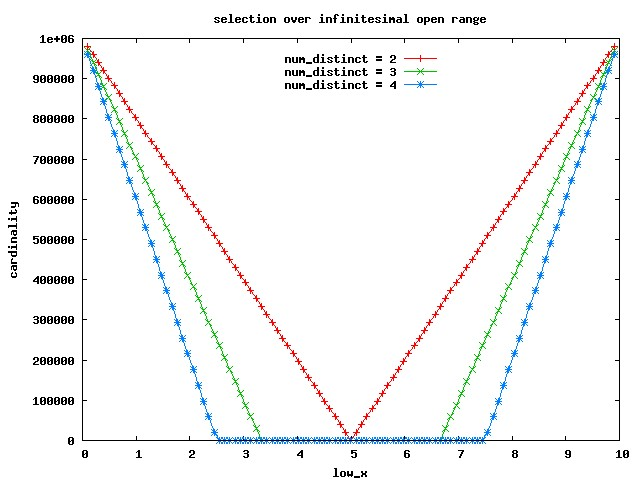

The script that drew this image:
set terminal jpeg
set xlabel 'low_x'
set ylabel 'cardinality'

set key 6,950000

set title "selection over infinitesimal open range"
plot 'range_sel_inf_02_data.dat' using 1:2 title "num_distinct = 2" with linespoint, \
   'range_sel_inf_03_data.dat' using 1:2 title "num_distinct = 3" with linespoint, \
   'range_sel_inf_04_data.dat' using 1:2 title "num_distinct = 4" with linespoint
